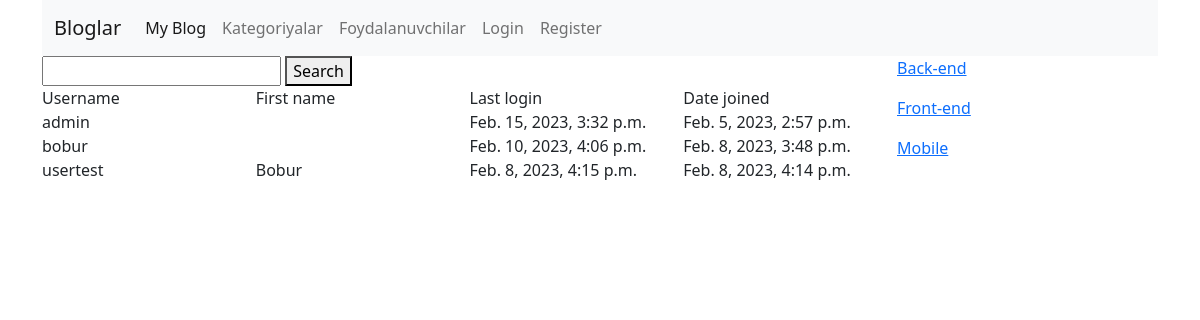
Page /user-list on the committed database.
### app/models.py (models this page shows, shortened)
class Base(models.Model):
    name = models.CharField(max_length=100, unique=True)
    slug = models.SlugField(max_length=100, unique=True, blank=True, null=True)
    class Meta:
        abstract = True

class Category(Base):
    image = models.ImageField(upload_to='category/', blank=True, null=True)
    text = models.TextField(null=True, blank=True)
    class Meta:
        verbose_name = 'Kategoriya'
        verbose_name_plural = 'Kategoriyalar'

### app/views.py (the view)
# urls.py: path('user-list', user_list, name='user_list'),
def user_list(request):
    search = request.GET.get('search')
    users = User.objects.all()
    if search:
        users = users.filter(Q(username__icontains=search) | Q(first_name__icontains=search))
    context = {
        "users": users
    }
    return render(request, 'app/user_list.html', context)

### app/context_processors.py (called while the page is built)
def category_list(request):
    categories = Category.objects.all()
    return {'categories': categories}

### templates/app/user_list.html (shortened to what this page needs)
{% extends 'base.html' %}
{% block content %}
    <form method="get">
    <input type="text", name="search">
    <button type="submit">Search</button>
    </form>
    <div class="row">
            <div class="col-3">Username</div>
            <div class="col-3">First name</div>
            <div class="col-3">Last login</div>
            <div class="col-3">Date joined</div>
        </div>
    {% for user in users %}
        <div class="row">
            <div class="col-3">{{ user.username }}</div>
            <div class="col-3">{{ user.first_name }}</div>
            <div class="col-3">{{ user.last_login }}</div>
            <div class="col-3">{{ user.date_joined }}</div>
        </div>
    {% endfor %}
{% endblock %}

### templates/saidbar.html
{% for category in categories %}
    <p><a href="{% url 'app:blog_category' category.slug %}">{{ category.name }}</a></p>
{% endfor %}

### rows in the picture
Category: name "Back-end"
Category: name "Front-end"
Category: name "Mobile"

### other values in the picture
{{ user.username }} "admin"
{{ user.last_login }} "Feb. 15, 2023, 3:32 p.m."
{{ user.date_joined }} "Feb. 5, 2023, 2:57 p.m."
{{ user.username }} "bobur"
{{ user.last_login }} "Feb. 10, 2023, 4:06 p.m."
{{ user.date_joined }} "Feb. 8, 2023, 3:48 p.m."
{{ user.username }} "usertest"
{{ user.first_name }} "Bobur"
{{ user.last_login }} "Feb. 8, 2023, 4:15 p.m."
{{ user.date_joined }} "Feb. 8, 2023, 4:14 p.m."
